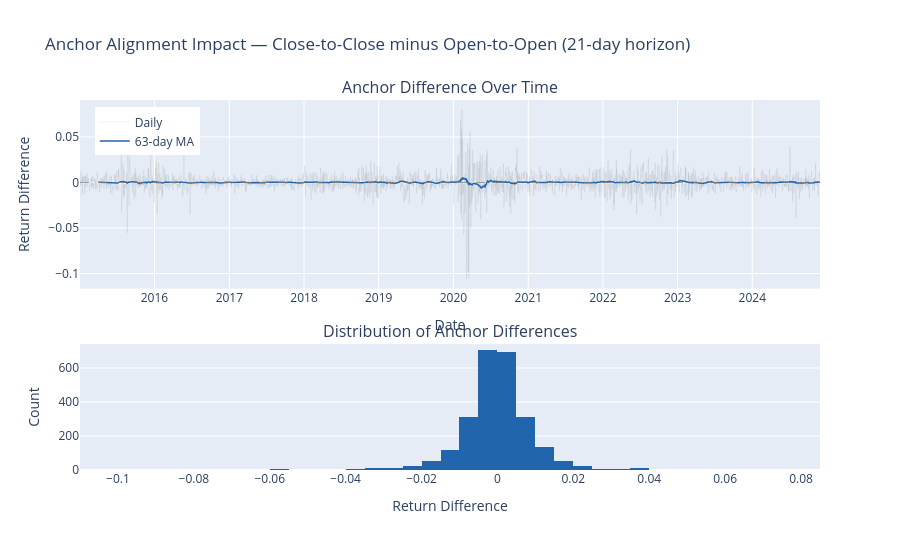

The notebook cell saved with this chart:
### Code cell
# Visualize the difference over time
fig = make_subplots(
    rows=2,
    cols=1,
    subplot_titles=[
        "Anchor Difference Over Time",
        "Distribution of Anchor Differences",
    ],
    row_heights=[0.6, 0.4],
    vertical_spacing=0.15,
)

# Raw daily differences (light) with 63-day rolling mean overlay
fig.add_trace(
    go.Scatter(
        x=spy_anchors["timestamp"].to_list(),
        y=spy_anchors["anchor_diff"].to_numpy(),
        mode="lines",
        name="Daily",
        line=dict(width=0.3, color="rgba(100,100,100,0.3)"),
    ),
    row=1,
    col=1,
)

# Rolling mean to show structural pattern
rolling_mean = spy_anchors["anchor_diff"].rolling_mean(63)
fig.add_trace(
    go.Scatter(
        x=spy_anchors["timestamp"].to_list(),
        y=rolling_mean.to_numpy(),
        mode="lines",
        name="63-day MA",
        line=dict(width=1.5, color="#2166ac"),
    ),
    row=1,
    col=1,
)
fig.add_hline(y=0, line_dash="dash", line_color="gray", line_width=0.8, row=1, col=1)

# Histogram of differences
fig.add_trace(
    go.Histogram(
        x=spy_anchors["anchor_diff"].to_numpy(),
        nbinsx=50,
        name="Distribution",
        showlegend=False,
        marker_color="#2166ac",
    ),
    row=2,
    col=1,
)

fig.update_xaxes(title_text="Date", row=1, col=1)
fig.update_yaxes(title_text="Return Difference", row=1, col=1)
fig.update_xaxes(title_text="Return Difference", row=2, col=1)
fig.update_yaxes(title_text="Count", row=2, col=1)
fig.update_layout(
    height=550,
    title_text=f"Anchor Alignment Impact — Close-to-Close minus Open-to-Open ({horizon}-day horizon)",
    font=dict(size=12),
    showlegend=True,
    legend=dict(x=0.02, y=0.98),
)
fig.show()

### Figure 1 — Plotly figure (JSON) as saved in the notebook; plotly's stock layout.template omitted (floating-point values rounded to 4 significant figures; data arrays with more than 128 entries replaced by an {"elided": "..."} marker saying what was removed)
{"data": [{"line": {"color": "rgba(100,100,100,0.3)", "width": 0.3}, "mode": "lines", "name": "Daily", "type": "scatter", "x": {"elided": "2494 str values"}, "xaxis": "x", "y": {"elided": "2494 float values"}, "yaxis": "y"}, {"line": {"color": "#2166ac", "width": 1.5}, "mode": "lines", "name": "63-day MA", "type": "scatter", "x": {"elided": "2494 str values"}, "xaxis": "x", "y": {"elided": "2494 float values"}, "yaxis": "y"}, {"marker": {"color": "#2166ac"}, "name": "Distribution", "nbinsx": 50, "showlegend": false, "type": "histogram", "x": {"elided": "2494 float values"}, "xaxis": "x2", "yaxis": "y2"}], "layout": {"annotations": [{"font": {"size": 16}, "showarrow": false, "text": "Anchor Difference Over Time", "x": 0.5, "xanchor": "center", "xref": "paper", "y": 1.0, "yanchor": "bottom", "yref": "paper"}, {"font": {"size": 16}, "showarrow": false, "text": "Distribution of Anchor Differences", "x": 0.5, "xanchor": "center", "xref": "paper", "y": 0.34, "yanchor": "bottom", "yref": "paper"}], "font": {"size": 12}, "height": 550, "legend": {"x": 0.02, "y": 0.98}, "shapes": [{"line": {"color": "gray", "dash": "dash", "width": 0.8}, "type": "line", "x0": 0, "x1": 1, "xref": "x domain", "y0": 0, "y1": 0, "yref": "y"}], "showlegend": true, "title": {"text": "Anchor Alignment Impact — Close-to-Close minus Open-to-Open (21-day horizon)"}, "xaxis": {"anchor": "y", "domain": [0.0, 1.0], "title": {"text": "Date"}}, "xaxis2": {"anchor": "y2", "domain": [0.0, 1.0], "title": {"text": "Return Difference"}}, "yaxis": {"anchor": "x", "domain": [0.49, 1.0], "title": {"text": "Return Difference"}}, "yaxis2": {"anchor": "x2", "domain": [0.0, 0.34], "title": {"text": "Count"}}}}
